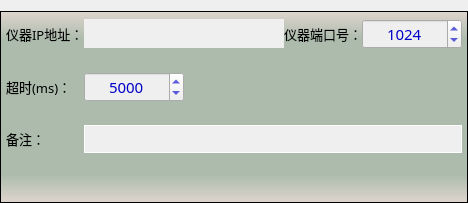
              <widget class="QWidget" name="page_2">
               <property name="sizePolicy">
                <sizepolicy hsizetype="Preferred" vsizetype="Preferred">
                 <horstretch>0</horstretch>
                 <verstretch>0</verstretch>
                </sizepolicy>
               </property>
               <layout class="QVBoxLayout" name="verticalLayout_5">
                <property name="spacing">
                 <number>0</number>
                </property>
                <property name="leftMargin">
                 <number>0</number>
                </property>
                <property name="topMargin">
                 <number>11</number>
                </property>
                <property name="rightMargin">
                 <number>0</number>
                </property>
                <property name="bottomMargin">
                 <number>0</number>
                </property>
                <item>
                 <widget class="QFrame" name="frame_5">
                  <property name="sizePolicy">
                   <sizepolicy hsizetype="Preferred" vsizetype="Preferred">
                    <horstretch>0</horstretch>
                    <verstretch>0</verstretch>
                   </sizepolicy>
                  </property>
                  <property name="minimumSize">
                   <size>
                    <width>0</width>
                    <height>0</height>
                   </size>
                  </property>
                  <property name="maximumSize">
                   <size>
                    <width>16777215</width>
                    <height>16777215</height>
                   </size>
                  </property>
                  <property name="styleSheet">
                   <string notr="true">background-color: qlineargradient(x1:0, y1:0, x2:0, y2:1, stop:0 #dfd5cf, stop: 0.15 #acbbac, stop: 0.85 #acbbac,stop:1 #dfd5cf);
color: rgb(85, 0, 255);</string>
                  </property>
                  <property name="frameShape">
                   <enum>QFrame::StyledPanel</enum>
                  </property>
                  <property name="frameShadow">
                   <enum>QFrame::Raised</enum>
                  </property>
                  <layout class="QGridLayout" name="gridLayout_4">
                   <property name="leftMargin">
                    <number>5</number>
                   </property>
                   <property name="topMargin">
                    <number>7</number>
                   </property>
                   <property name="rightMargin">
                    <number>5</number>
                   </property>
                   <property name="bottomMargin">
                    <number>9</number>
                   </property>
                   <property name="horizontalSpacing">
                    <number>0</number>
                   </property>
                   <property name="verticalSpacing">
                    <number>23</number>
                   </property>
                   <item row="2" column="0">
                    <widget class="QLabel" name="label_14">
                     <property name="font">
                      <font>
                       <family>微软雅黑</family>
                       <pointsize>10</pointsize>
                      </font>
                     </property>
                     <property name="styleSheet">
                      <string notr="true">background-color: rgba(0, 0, 0, 0);
color: rgb(0, 0, 0);
border:none;</string>
                     </property>
                     <property name="text">
                      <string>备注：</string>
                     </property>
                    </widget>
                   </item>
                   <item row="0" column="0">
                    <widget class="QLabel" name="label_5">
                     <property name="sizePolicy">
                      <sizepolicy hsizetype="Fixed" vsizetype="Preferred">
                       <horstretch>0</horstretch>
                       <verstretch>0</verstretch>
                      </sizepolicy>
                     </property>
                     <property name="font">
                      <font>
                       <family>微软雅黑</family>
                       <pointsize>10</pointsize>
                      </font>
                     </property>
                     <property name="styleSheet">
                      <string notr="true">color: rgb(0, 0, 0);
background-color: rgba(0, 0, 0, 0);
border:none;</string>
                     </property>
                     <property name="text">
                      <string>仪器IP地址：</string>
                     </property>
                    </widget>
                   </item>
                   <item row="0" column="4">
                    <widget class="QSpinBox" name="spinPlcPort">
                     <property name="minimumSize">
                      <size>
                       <width>100</width>
                       <height>28</height>
                      </size>
                     </property>
                     <property name="maximumSize">
                      <size>
                       <width>100</width>
                       <height>16777215</height>
                      </size>
                     </property>
                     <property name="font">
                      <font>
                       <family>微软雅黑</family>
                       <pointsize>11</pointsize>
                      </font>
                     </property>
                     <property name="styleSheet">
                      <string notr="true">QWidget{color: rgb(0, 0, 200);background-color: rgb(239, 239, 239);}
QSpinBox::up-button{
    border:transparent;
}
QSpinBox::down-button{
    border:transparent;
}
QSpinBox::up-arrow{
    image:url(:/res/ico/up.png);
}
QSpinBox::down-arrow{
    image:url(:/res/ico/down.png);
}</string>
                     </property>
                     <property name="alignment">
                      <set>Qt::AlignCenter</set>
                     </property>
                     <property name="minimum">
                      <number>0</number>
                     </property>
                     <property name="maximum">
                      <number>65535</number>
                     </property>
                     <property name="value">
                      <number>1024</number>
                     </property>
                     <property name="displayIntegerBase">
                      <number>10</number>
                     </property>
                    </widget>
                   </item>
                   <item row="1" column="0">
                    <widget class="QLabel" name="label_17">
                     <property name="font">
                      <font>
                       <family>微软雅黑</family>
                       <pointsize>10</pointsize>
                      </font>
                     </property>
                     <property name="styleSheet">
                      <string notr="true">background-color: rgba(0, 0, 0, 0);
color: rgb(0, 0, 0);
border:none;</string>
                     </property>
                     <property name="text">
                      <string>超时(ms)：</string>
                     </property>
                    </widget>
                   </item>
                   <item row="2" column="1" colspan="4">
                    <widget class="QLineEdit" name="txtPlcRemark">
                     <property name="minimumSize">
                      <size>
                       <width>0</width>
                       <height>28</height>
                      </size>
                     </property>
                     <property name="font">
                      <font>
                       <family>微软雅黑</family>
                       <pointsize>10</pointsize>
                      </font>
                     </property>
                     <property name="styleSheet">
                      <string notr="true">border: 1px solid white ;
background-color: rgb(239, 239, 239);
color: rgb(0, 0, 200);</string>
                     </property>
                    </widget>
                   </item>
                   <item row="0" column="3">
                    <widget class="QLabel" name="label_15">
                     <property name="sizePolicy">
                      <sizepolicy hsizetype="Fixed" vsizetype="Preferred">
                       <horstretch>0</horstretch>
                       <verstretch>0</verstretch>
                      </sizepolicy>
                     </property>
                     <property name="font">
                      <font>
                       <family>微软雅黑</family>
                       <pointsize>10</pointsize>
                      </font>
                     </property>
                     <property name="styleSheet">
                      <string notr="true">background-color: rgba(0, 0, 0, 0);
color: rgb(0, 0, 0);
border:none;</string>
                     </property>
                     <property name="text">
                      <string>仪器端口号：</string>
                     </property>
                    </widget>
                   </item>
                   <item row="1" column="1">
                    <widget class="QSpinBox" name="spinPlcTimeOut">
                     <property name="minimumSize">
                      <size>
                       <width>100</width>
                       <height>28</height>
                      </size>
                     </property>
                     <property name="maximumSize">
                      <size>
                       <width>100</width>
                       <height>16777215</height>
                      </size>
                     </property>
                     <property name="font">
                      <font>
                       <family>微软雅黑</family>
                       <pointsize>11</pointsize>
                      </font>
                     </property>
                     <property name="styleSheet">
                      <string notr="true">QWidget{color: rgb(0, 0, 200);background-color: rgb(239, 239, 239);}
QSpinBox::up-button{
    border:transparent;
}
QSpinBox::down-button{
    border:transparent;
}
QSpinBox::up-arrow{
    image:url(:/res/ico/up.png);
}
QSpinBox::down-arrow{
    image:url(:/res/ico/down.png);
}</string>
                     </property>
                     <property name="alignment">
                      <set>Qt::AlignCenter</set>
                     </property>
                     <property name="minimum">
                      <number>1</number>
                     </property>
                     <property name="maximum">
                      <number>10000</number>
                     </property>
                     <property name="value">
                      <number>5000</number>
                     </property>
                     <property name="displayIntegerBase">
                      <number>10</number>
                     </property>
                    </widget>
                   </item>
                   <item row="3" column="0">
                    <spacer name="verticalSpacer_4">
                     <property name="orientation">
                      <enum>Qt::Vertical</enum>
                     </property>
                     <property name="sizeHint" stdset="0">
                      <size>
                       <width>20</width>
                       <height>40</height>
                      </size>
                     </property>
                    </spacer>
                   </item>
                   <item row="0" column="1" colspan="2">
                    <widget class="IPAddress" name="widgetPlcIP" native="true">
                     <property name="sizePolicy">
                      <sizepolicy hsizetype="Fixed" vsizetype="Fixed">
                       <horstretch>0</horstretch>
                       <verstretch>0</verstretch>
                      </sizepolicy>
                     </property>
                     <property name="minimumSize">
                      <size>
                       <width>200</width>
                       <height>29</height>
                      </size>
                     </property>
                     <property name="maximumSize">
                      <size>
                       <width>200</width>
                       <height>29</height>
                      </size>
                     </property>
                     <property name="font">
                      <font>
                       <family>微软雅黑</family>
                       <pointsize>10</pointsize>
                      </font>
                     </property>
                     <property name="styleSheet">
                      <string notr="true">background-color: rgb(239, 239, 239);</string>
                     </property>
                    </widget>
                   </item>
                  </layout>
                 </widget>
                </item>
               </layout>
              </widget>
